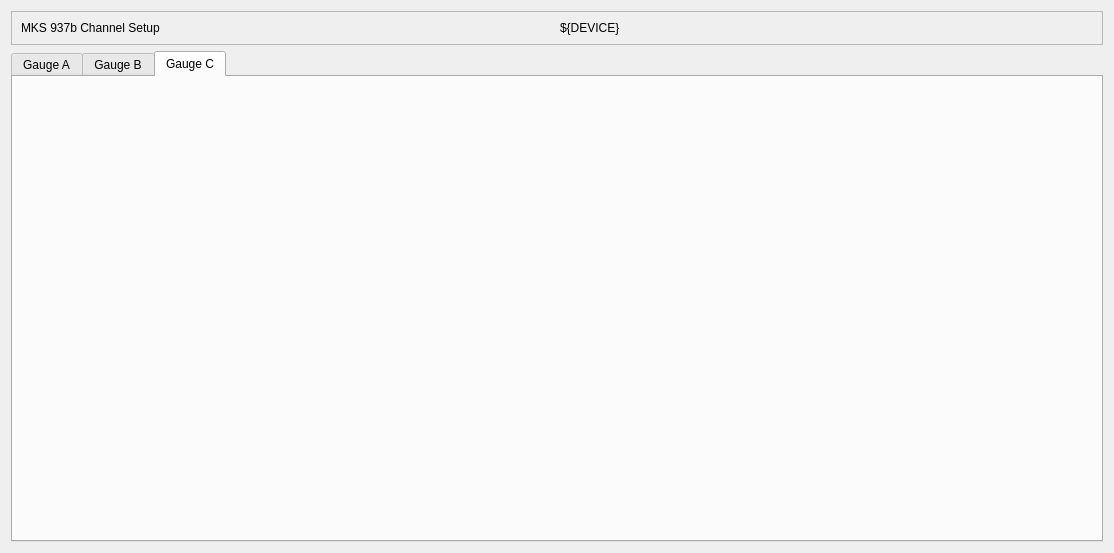
<?xml version="1.0" encoding="UTF-8"?>
<ui version="4.0">
 <class>Form</class>
 <widget class="QWidget" name="Form">
  <property name="geometry">
   <rect>
    <x>0</x>
    <y>0</y>
    <width>1114</width>
    <height>553</height>
   </rect>
  </property>
  <property name="windowTitle">
   <string>Form</string>
  </property>
  <layout class="QGridLayout" name="gridLayout_2">
   <item row="1" column="0">
    <layout class="QGridLayout" name="gridLayout">
     <item row="0" column="0">
      <widget class="QTabWidget" name="tabWidget">
       <property name="currentIndex">
        <number>2</number>
       </property>
       <property name="tabBarAutoHide">
        <bool>false</bool>
       </property>
       <widget class="QWidget" name="tabGA">
        <attribute name="title">
         <string>Gauge A</string>
        </attribute>
        <layout class="QGridLayout" name="gridLayout_4">
         <item row="0" column="0">
          <layout class="QGridLayout" name="gridLayout_3">
           <item row="0" column="0">
            <widget class="PyDMEmbeddedDisplay" name="pdispA">
             <property name="toolTip">
              <string/>
             </property>
             <property name="whatsThis">
              <string>
    A QFrame capable of rendering a PyDM Display

    Parameters
    ----------
    parent : QWidget
        The parent widget for the Label

    </string>
             </property>
             <property name="autoFillBackground">
              <bool>false</bool>
             </property>
             <property name="frameShape">
              <enum>QFrame::NoFrame</enum>
             </property>
             <property name="lineWidth">
              <number>0</number>
             </property>
            </widget>
           </item>
          </layout>
         </item>
        </layout>
       </widget>
       <widget class="QWidget" name="tabGB">
        <attribute name="title">
         <string>Gauge B</string>
        </attribute>
        <layout class="QGridLayout" name="gridLayout_6">
         <item row="0" column="0">
          <layout class="QGridLayout" name="gridLayout_5">
           <item row="0" column="0">
            <widget class="PyDMEmbeddedDisplay" name="pdispB">
             <property name="toolTip">
              <string/>
             </property>
             <property name="whatsThis">
              <string>
    A QFrame capable of rendering a PyDM Display

    Parameters
    ----------
    parent : QWidget
        The parent widget for the Label

    </string>
             </property>
             <property name="autoFillBackground">
              <bool>false</bool>
             </property>
             <property name="lineWidth">
              <number>0</number>
             </property>
            </widget>
           </item>
          </layout>
         </item>
        </layout>
       </widget>
       <widget class="QWidget" name="tabGC">
        <attribute name="title">
         <string>Gauge C</string>
        </attribute>
        <layout class="QGridLayout" name="gridLayout_8">
         <item row="0" column="0">
          <layout class="QGridLayout" name="gridLayout_7">
           <item row="0" column="0">
            <widget class="PyDMEmbeddedDisplay" name="pdispC">
             <property name="toolTip">
              <string/>
             </property>
             <property name="whatsThis">
              <string>
    A QFrame capable of rendering a PyDM Display

    Parameters
    ----------
    parent : QWidget
        The parent widget for the Label

    </string>
             </property>
             <property name="lineWidth">
              <number>0</number>
             </property>
            </widget>
           </item>
          </layout>
         </item>
        </layout>
       </widget>
      </widget>
     </item>
    </layout>
   </item>
   <item row="0" column="0">
    <widget class="QFrame" name="frame">
     <property name="frameShape">
      <enum>QFrame::StyledPanel</enum>
     </property>
     <property name="frameShadow">
      <enum>QFrame::Raised</enum>
     </property>
     <layout class="QHBoxLayout" name="horizontalLayout">
      <item>
       <widget class="QLabel" name="label">
        <property name="text">
         <string>MKS 937b Channel Setup</string>
        </property>
       </widget>
      </item>
      <item>
       <widget class="PyDMLabel" name="PyDMLabel">
        <property name="toolTip">
         <string/>
        </property>
        <property name="whatsThis">
         <string/>
        </property>
        <property name="text">
         <string>${DEVICE}</string>
        </property>
       </widget>
      </item>
     </layout>
    </widget>
   </item>
  </layout>
 </widget>
 <customwidgets>
  <customwidget>
   <class>PyDMLabel</class>
   <extends>QLabel</extends>
   <header>pydm.widgets.label</header>
  </customwidget>
  <customwidget>
   <class>PyDMEmbeddedDisplay</class>
   <extends>QFrame</extends>
   <header>pydm.widgets.embedded_display</header>
  </customwidget>
 </customwidgets>
 <resources/>
 <connections/>
</ui>
